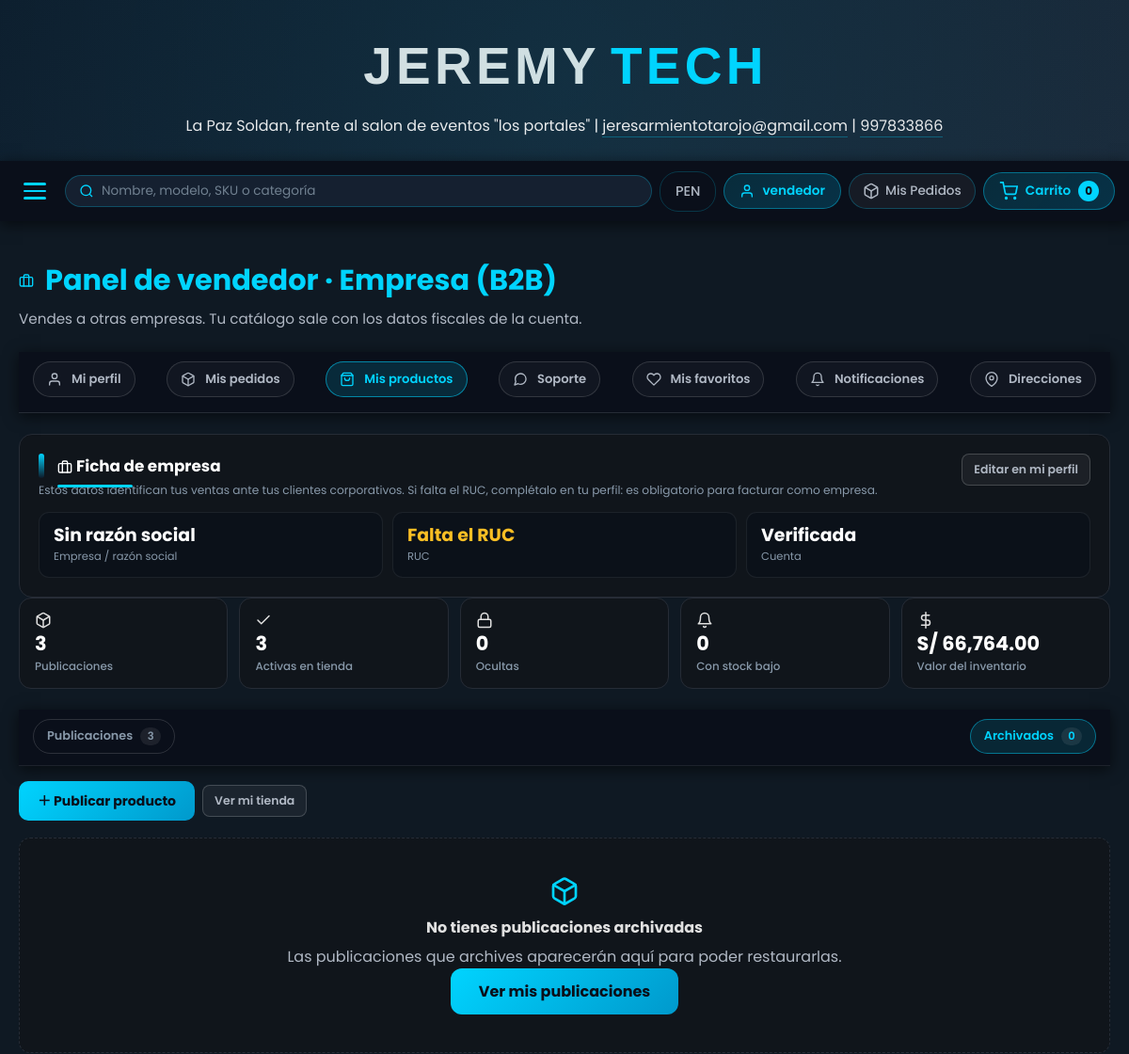
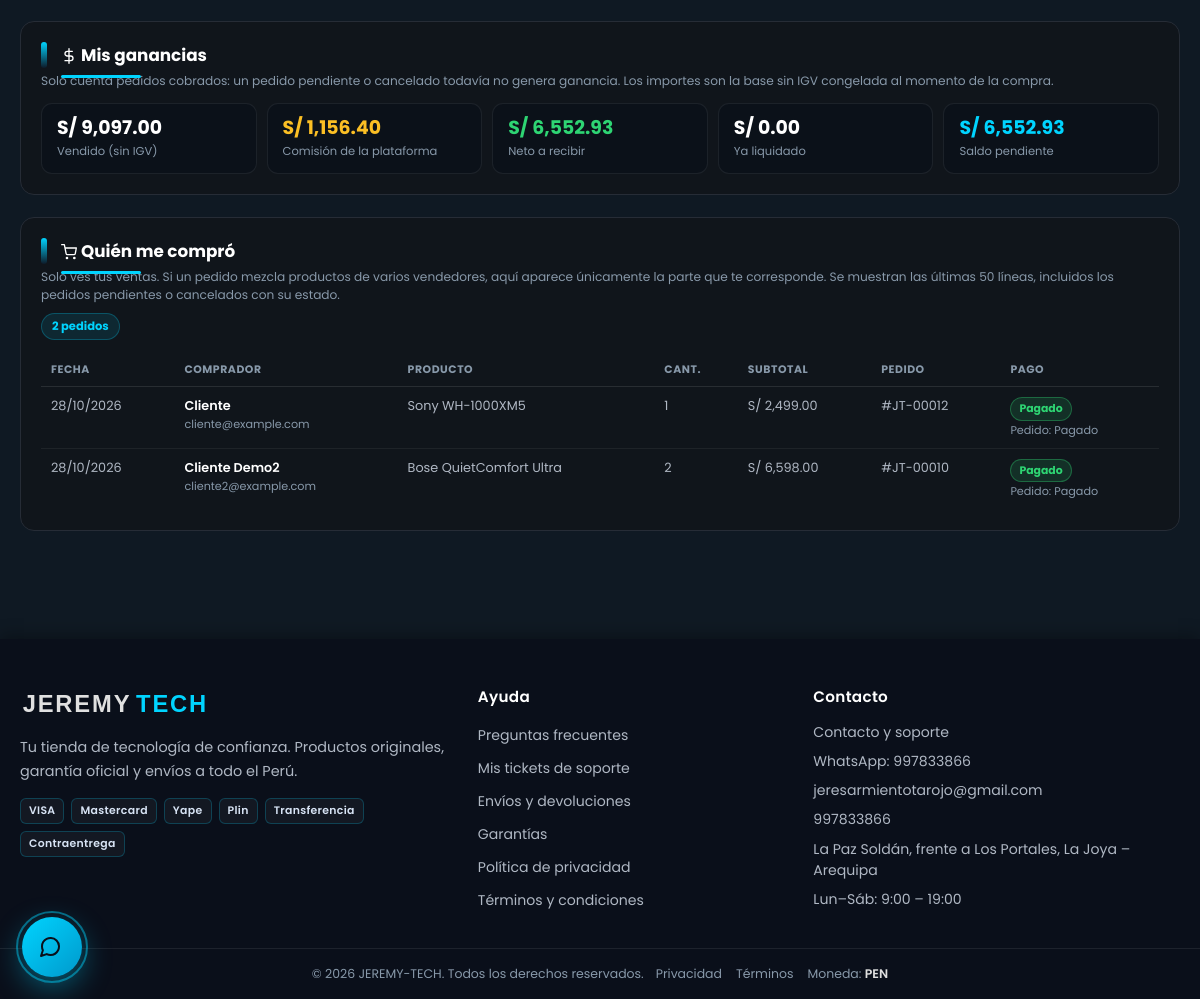
Screenshot of /public/index.php?ruta=mis-productos&vista=archivados (signed in) with the database file from the repository (2 pictures, top to bottom).
### tables this page shows
CREATE TABLE `users` (
  `id` bigint(20) unsigned NOT NULL AUTO_INCREMENT,
  `name` varchar(255) NOT NULL,
  `apellidos` varchar(180) NOT NULL DEFAULT '',
  `email` varchar(190) NOT NULL,
  `usuario` varchar(60) DEFAULT NULL,
  `password` varchar(255) NOT NULL,
  `rol` varchar(30) NOT NULL DEFAULT 'cliente',
  `comision_porcentaje` decimal(5,2) DEFAULT NULL,
  `verificado` tinyint(1) NOT NULL DEFAULT 0,
  `activo` tinyint(1) NOT NULL DEFAULT 1,
  `telefono` varchar(20) NOT NULL DEFAULT '',
  `direccion` varchar(255) NOT NULL DEFAULT '',
  `tipo` enum('B2C','B2B','C2C') NOT NULL DEFAULT 'B2C',
  `empresa` varchar(120) NOT NULL DEFAULT '',
  `ruc` varchar(11) NOT NULL DEFAULT '',
  `plataforma_reventa` varchar(120) NOT NULL DEFAULT '',
  `dni` varchar(8) NOT NULL DEFAULT '',
  `pregunta_secreta` varchar(180) NOT NULL DEFAULT '',
  `respuesta_secreta_hash` varchar(255) NOT NULL DEFAULT '',
  `ultimo_ingreso` timestamp NULL DEFAULT NULL,
  `created_at` timestamp NULL DEFAULT current_timestamp(),
  `updated_at` timestamp NULL DEFAULT NULL ON UPDATE current_timestamp(),
  `deleted_at` timestamp NULL DEFAULT NULL,
  PRIMARY KEY (`id`),
  UNIQUE KEY `users_email_unique` (`email`),
  UNIQUE KEY `users_usuario_unique` (`usuario`),
  KEY `users_rol_index` (`rol`)
);

CREATE TABLE `detalle_pedido` (
  `id` int(11) NOT NULL AUTO_INCREMENT,
  `pedido_id` int(11) NOT NULL,
  `cantidad` int(11) NOT NULL DEFAULT 1,
  `precio_unitario_pen` decimal(10,2) NOT NULL DEFAULT 0.00,
  `variante_id` int(11) DEFAULT NULL,
  `variante_nombre` varchar(120) NOT NULL DEFAULT '',
  `producto_id` bigint(20) unsigned NOT NULL,
  `producto_nombre` varchar(190) NOT NULL DEFAULT '',
  `vendedor_id` bigint(20) unsigned DEFAULT NULL,
  PRIMARY KEY (`id`),
  KEY `idx_detalle_vendedor` (`vendedor_id`),
  CONSTRAINT `fk_detalle_vendedor` FOREIGN KEY (`vendedor_id`) REFERENCES `users` (`id`) ON DELETE SET NULL
);

CREATE TABLE `pedidos` (
  `id` int(11) NOT NULL AUTO_INCREMENT,
  `cliente_id` bigint(20) unsigned NOT NULL,
  `total_pen` decimal(10,2) NOT NULL DEFAULT 0.00,
  `subtotal` decimal(10,2) NOT NULL DEFAULT 0.00,
  `igv_monto` decimal(10,2) NOT NULL DEFAULT 0.00,
  `envio_costo` decimal(10,2) NOT NULL DEFAULT 0.00,
  `envio_zona` varchar(120) NOT NULL DEFAULT '',
  `descuento_aplicado` decimal(10,2) NOT NULL DEFAULT 0.00,
  `cupon_id` int(11) DEFAULT NULL,
  `direccion_id` int(11) DEFAULT NULL,
  `direccion_entrega` text DEFAULT NULL,
  `comprobante_tipo` varchar(10) NOT NULL DEFAULT 'boleta',
  `comprobante_documento` varchar(11) NOT NULL DEFAULT '',
  `comprobante_razon_social` varchar(150) NOT NULL DEFAULT '',
  `courier` varchar(80) NOT NULL DEFAULT '',
  `guia_numero` varchar(80) NOT NULL DEFAULT '',
  `fecha_envio` timestamp NULL DEFAULT NULL,
  `estado` varchar(30) NOT NULL DEFAULT 'Pendiente',
  `creado_en` timestamp NULL DEFAULT current_timestamp(),
  PRIMARY KEY (`id`)
);

### views/vendedor/_compradores.php (the view, shortened to what the rows shown need)
<section class="pv-panel" id="mis-compradores" aria-labelledby="pv-compradores-titulo">
 <div class="pv-panel-cabecera">
  <div>
   <h2 class="pv-panel-titulo" id="pv-compradores-titulo"><svg class="inline-icon" width="16" height="16" fill="none" stroke="currentColor" stroke-width="2" stroke-linecap="round" stroke-linejoin="round" aria-hidden="true"><use href="img/icons.svg#icon-cart"/></svg>Quién me compró</h2>
   <p class="pv-panel-nota">
    Solo ves tus ventas. Si un pedido mezcla productos de varios vendedores, aquí
    aparece únicamente la parte que te corresponde. Se muestran las últimas 50
    líneas, incluidos los pedidos pendientes o cancelados con su estado.
   </p>
  </div>
  <?php
    $pedidosComprados = count(array_unique(array_map(
        static fn (array $compra): int => (int) ($compra['pedido_id'] ?? 0),
        $compradores ?? []
    )));
  ?>
  <span class="pv-panel-contador">
   <?= $pedidosComprados ?> pedido<?= $pedidosComprados === 1 ? '' : 's' ?>
  </span>
 </div>
 <?php if (empty($compradores)): ?>
 <p class="pv-vacio-mini">Todavía nadie te compró. Cuando se confirme una venta, verás aquí al comprador y el estado del pago.</p>
 <?php else: ?>
 <div class="pv-tabla-wrap">
  <table class="pv-tabla">
   <thead>
    <tr>
     <th>Fecha</th>
     <th>Comprador</th>
     <th>Producto</th>
     <th>Cant.</th>
     <th>Subtotal</th>
     <th>Pedido</th>
     <th>Pago</th>
    </tr>
   </thead>
   <tbody>
    <?php foreach ($compradores as $compra): ?>
     <?php
       $estadoPago = trim((string) ($compra['pago_estado'] ?? ''));
       $nombreComprador = trim(
           (string) ($compra['comprador_nombre'] ?? '') . ' ' . (string) ($compra['comprador_apellidos'] ?? '')
       );
     ?>
     <tr>
      <td><?= $e($fecha($compra['creado_en'] ?? null)) ?></td>
      <td>
       <strong><?= $e($nombreComprador !== '' ? $nombreComprador : 'Cliente') ?></strong>
       <?php if ((string) ($compra['comprador_email'] ?? '') !== ''): ?>
       <span class="pv-sub"><?= $e($compra['comprador_email']) ?></span>
       <?php endif; ?>
      </td>
      <td>
       <?= $e($compra['producto_nombre'] ?? 'Producto') ?>
      </td>
      <td><?= (int) ($compra['cantidad'] ?? 0) ?></td>
      <td><?= $fmt((float) ($compra['subtotal'] ?? 0)) ?></td>
      <td>#JT-<?= str_pad((string) (int) ($compra['pedido_id'] ?? 0), 5, '0', STR_PAD_LEFT) ?></td>
      <td>
       <span class="pv-estado <?= $claseEstado($estadoPago) ?>"><?= $e($estadoPago !== '' ? $estadoPago : 'Sin pago') ?></span>
       <span class="pv-sub">Pedido: <?= $e((string) ($compra['pedido_estado'] ?? '—')) ?></span>
      </td>
     </tr>
    <?php endforeach; ?>
   </tbody>
  </table>
 </div>
 <?php endif; ?>
</section>

### views/layout/header.php (shortened to what the rows shown need)
<!DOCTYPE html>
<html lang="es">
 <head>
<link href="css/styles.css?v=<?= (int) @filemtime(BASE_PATH . '/public/css/styles.css') ?>" rel="stylesheet"/>
   <link href="css/carrito.css?v=<?= (int) @filemtime(BASE_PATH . '/public/css/carrito.css') ?>" rel="stylesheet"/>
   <link href="css/auth.css?v=<?= (int) @filemtime(BASE_PATH . '/public/css/auth.css') ?>" rel="stylesheet"/>
   <link href="css/cuenta.css?v=<?= (int) @filemtime(BASE_PATH . '/public/css/cuenta.css') ?>" rel="stylesheet"/>
   <link href="css/chat.css?v=<?= (int) @filemtime(BASE_PATH . '/public/css/chat.css') ?>" rel="stylesheet"/>
 </head>
 <body>
  <header>
   <div class="logo-text">
    <img class="logo-svg" src="img/logo.svg" alt="JEREMY TECH"/>
   </div>
   <p>
    La Paz Soldan, frente al salon de eventos "los portales" |
    <a href="mailto:jeresarmientotarojo@gmail.com">jeresarmientotarojo@gmail.com</a> |
    <a href="tel:+51997833866">997833866</a>
   </p>
  </header>
  <nav aria-label="Navegación principal">
   <button class="nav-hamburger"
           id="hamburgerBtn"
           type="button"
           onclick="toggleMenu()"
           aria-label="Abrir menú de categorías"
           aria-controls="navMainLinks"
           aria-expanded="false">
    <span aria-hidden="true"></span>
    <span aria-hidden="true"></span>
    <span aria-hidden="true"></span>
   </button>
   <div class="nav-actions">
    <?php
     $busquedaActual = isset($_GET['q']) && is_scalar($_GET['q']) ? (string) $_GET['q'] : '';
    ?>
    <form class="nav-search-box" action="index.php" method="get" role="search" data-suggest-url="?ruta=catalogo/sugerencias">
     <svg class="search-icon" fill="none" stroke="currentColor" stroke-width="2" aria-hidden="true">
      <use href="img/icons.svg#icon-search"/>
     </svg>
     <input type="search" id="busquedaInput" name="q" value="<?= htmlspecialchars($busquedaActual, ENT_QUOTES, 'UTF-8') ?>" placeholder="Nombre, modelo, SKU o categoría" autocomplete="off" enterkeyhint="search" aria-label="Buscar productos"/>
    </form>
    <div class="nav-moneda">
     <button class="nav-moneda-btn"
             id="monedaBtn"
             type="button"
             aria-label="Cambiar moneda"
             aria-haspopup="true"
             aria-expanded="false"
             aria-controls="monedaDropdown">
      PEN
     </button>
    </div>
    <?php $usuarioCuenta = \Model\Cuenta::usuarioActual(); ?>
    <?php if ($usuarioCuenta): ?>
    <?php
      $nombreCuenta = trim((string) ($usuarioCuenta['usuario'] ?? ''));
    ?>
    <div class="nav-account" id="navAccountBox">
     <button class="nav-account-btn"
             type="button"
             title="Mi cuenta"
             aria-label="Mi cuenta"
             aria-haspopup="true"
             aria-expanded="false"
             aria-controls="navAccountDropdown">
      <svg class="nav-icon" width="16" height="16" fill="none" stroke="currentColor" stroke-width="2" stroke-linecap="round" stroke-linejoin="round" aria-hidden="true"><use href="img/icons.svg#icon-user"/></svg>
      <span class="nav-account-label"><?= htmlspecialchars($nombreCuenta, ENT_QUOTES) ?></span>
     </button>
    </div>
    <?php endif; ?>
    <a class="nav-orders-btn" id="ordersNavBtn" href="?ruta=mis-pedidos" title="Ver mis pedidos" aria-label="Ver mis pedidos">
     <svg width="18" height="18" fill="none" stroke="currentColor" stroke-width="2" aria-hidden="true">
      <use href="img/icons.svg#icon-pedidos"/>
     </svg>
     <span class="nav-orders-label">Mis Pedidos</span>
    </a>
    <button class="nav-cart-btn" id="cartNavBtn" type="button" onclick="abrirCarrito()" title="Ver carrito de compras" aria-label="Ver carrito de compras">
     <svg width="20" height="20" fill="none" stroke="currentColor" stroke-width="2" aria-hidden="true">
      <use href="img/icons.svg#icon-cart"/>
     </svg>
     <span class="nav-cart-label">Carrito</span>
     <span class="cart-badge" id="cartBadgeNav">0</span>
    </button>
   </div>
  </nav>

### views/vendedor/panel_b2b.php (shortened to what the rows shown need)
<?php
require __DIR__ . '/_comun.php';
$empresa = trim((string) ($vendedor['empresa'] ?? ''));
$ruc = trim((string) ($vendedor['ruc'] ?? ''));
?>
<main class="cart-page cuenta-page mis-productos-page">
 <div class="cart-page-header">
  <h1><svg class="inline-icon" width="16" height="16" fill="none" stroke="currentColor" stroke-width="2" stroke-linecap="round" stroke-linejoin="round" aria-hidden="true"><use href="img/icons.svg#icon-briefcase"/></svg>Panel de vendedor · Empresa (B2B)</h1>
  <p>Vendes a otras empresas. Tu catálogo sale con los datos fiscales de la cuenta.</p>
 </div>
 <?php require BASE_PATH . '/views/partials/cuenta_nav.php'; ?>
 <section class="pv-panel" id="ficha-empresa" aria-labelledby="pv-empresa-titulo">
  <div class="pv-panel-cabecera">
   <div>
    <h2 class="pv-panel-titulo" id="pv-empresa-titulo"><svg class="inline-icon" width="16" height="16" fill="none" stroke="currentColor" stroke-width="2" stroke-linecap="round" stroke-linejoin="round" aria-hidden="true"><use href="img/icons.svg#icon-briefcase"/></svg>Ficha de empresa</h2>
    <p class="pv-panel-nota">
     Estos datos identifican tus ventas ante tus clientes corporativos. Si falta
     el RUC, complétalo en tu perfil: es obligatorio para facturar como empresa.
    </p>
   </div>
   <a class="btn-mini" href="?ruta=perfil">Editar en mi perfil</a>
  </div>
  <div class="pv-ganancias">
   <div class="pv-ganancia">
    <span class="pv-ganancia-valor"><?= $e($empresa !== '' ? $empresa : 'Sin razón social') ?></span>
    <span class="pv-ganancia-etiqueta">Empresa / razón social</span>
   </div>
   <div class="pv-ganancia<?= $ruc === '' ? ' pv-ganancia-comision' : '' ?>">
    <span class="pv-ganancia-valor"><?= $e($ruc !== '' ? $ruc : 'Falta el RUC') ?></span>
    <span class="pv-ganancia-etiqueta">RUC</span>
   </div>
   <div class="pv-ganancia">
    <span class="pv-ganancia-valor"><?= (int) ($vendedor['verificado'] ?? 0) === 1 ? 'Verificada' : 'En revisión' ?></span>
    <span class="pv-ganancia-etiqueta">Cuenta</span>
   </div>
  </div>
 </section>
 <?php require __DIR__ . '/_gestion.php'; ?>
 <?php require __DIR__ . '/_ganancias.php'; ?>
 <?php require __DIR__ . '/_compradores.php'; ?>
</main>

### rows the page displays
users: usuario "vendedor", empresa "Sin razón social", ruc "Falta el RUC"
detalle_pedido: pedido.creado_en "28/10/2026", users.name "Cliente", users.email "cliente@example.com", producto_nombre "Sony WH-1000XM5", cantidad "1", subtotal "S/ 2,499.00", pedido "00012", estadoPago "Pagado", pedido.estado "Pagado"
detalle_pedido: pedido.creado_en "28/10/2026", users.name+apellidos "Cliente Demo2", users.email "cliente2@example.com", producto_nombre "Bose QuietComfort Ultra", cantidad "2", subtotal "S/ 6,598.00", pedido "00010", estadoPago "Pagado", pedido.estado "Pagado"

### other values shown
$texto "Mi perfil"
$texto "Mis pedidos"
$texto "Mis productos"
$texto "Soporte"
$texto "Mis favoritos"
$texto "Notificaciones"
$resumen['total'] "3"
$resumen['activos'] "3"
$resumen['ocultos'] "0"
$resumen['stock_bajo'] "0"
$fmt((float) ($resumen['valor'] ?? 0)) "S/ 66,764.00"
$resumen['archivados'] "0"
$fmt((float) ($ganancias['vendido'] ?? 0)) "S/ 9,097.00"
$fmt((float) ($ganancias['comision'] ?? 0)) "S/ 1,156.40"
$fmt((float) ($ganancias['neto'] ?? 0)) "S/ 6,552.93"
